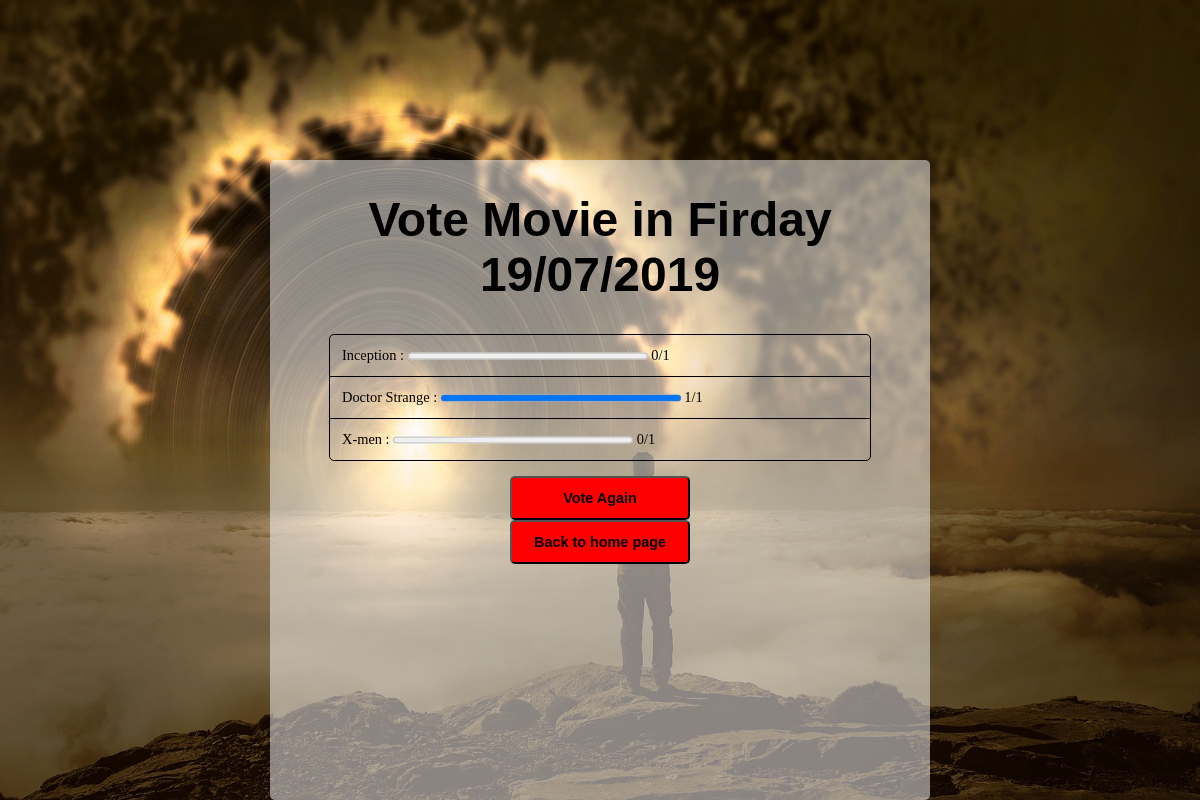
The app's page /moviepoll/3/results/ with its own data.
### moviepoll/models.py (models this page shows, shortened)
class Question(models.Model):
    question_text = models.CharField(max_length=200)
    pub_date = models.DateTimeField('date published')

class Choice(models.Model):
    question = models.ForeignKey(Question, on_delete=models.CASCADE)
    choice_text = models.CharField(max_length=200)
    votes = models.IntegerField(default=0)

### moviepoll/views.py (the view)
# urls.py: path('<int:question_id>/results/', views.results, name='results'),
def results(request, question_id):
    question = get_object_or_404(Question, pk=question_id)
    total = 0
    for choice in question.choice_set.all():
        total += choice.votes
    my_dict = {
        'question':question,
        'value':total,
    }
    return render(request, 'results.html', my_dict)

### templates/results.html (shortened to what this page needs)
<!DOCTYPE html>
<html lang="en">
    <head>
        {% load static %}
        <link rel="stylesheet" href="{% static 'css/style.css' %}">
    </head>
    <body id="results">
        <div class="home index">
            <h1>{{question.question_text}}</h1>
            <ul>
                {% for choice in question.choice_set.all %}
                <li>
                    {{choice.choice_text}} :
                    <progress style="width:20vw" value="{{choice.votes}}" max="{{value}}"></progress>
                    {{choice.votes}}/{{value}}
                </li>
                {% endfor %}
            </ul>
            <a href="{% url 'detail' question.id %}"><button>Vote Again</button></a>
            <a href="{% url 'home' %}"><button>Back to home page</button></a>
        </div>
    </body>
</html>

### static/css/style.css (style rules this page uses)
h1 { text-align: center; font-family: Arial, Helvetica, sans-serif; font-size: 4vw; }
body { margin: 0; padding: 0; width: 100%; }
#results { background-image: url("../image/results.jpg"); background-size: 100% 100vh; }
a { text-decoration: none; }
button, ul, form { margin-left: auto; margin-right: auto; display: block; font-size: 1.2vw; border-radius: 5px; }
button { width: 15vw; height: auto; background: red; padding: 1vw 1.5vw; color: black; font-weight: bold; }
ul, form { width: 45vw; list-style-type: none; border: 1px solid black; padding: 0; }
ul > li, form > div { border-bottom: 1px solid black; padding: 1vw; }
ul > li:last-child { border-bottom: none; }
div.home { margin: auto; position: absolute; top: 20vh; left: 0; right: 0; bottom: 0; }
div.index { background-color: rgba(255, 255, 255, 0.5); width: 55vw; height: auto; border-radius: 5px; }

### records on screen
Question: question_text "Vote Movie in Firday 19/07/2019"
Choice: choice_text "Inception", votes "0", value "1"
Choice: choice_text "Doctor Strange", votes "1"
Choice: choice_text "X-men", votes "0", value "1"
